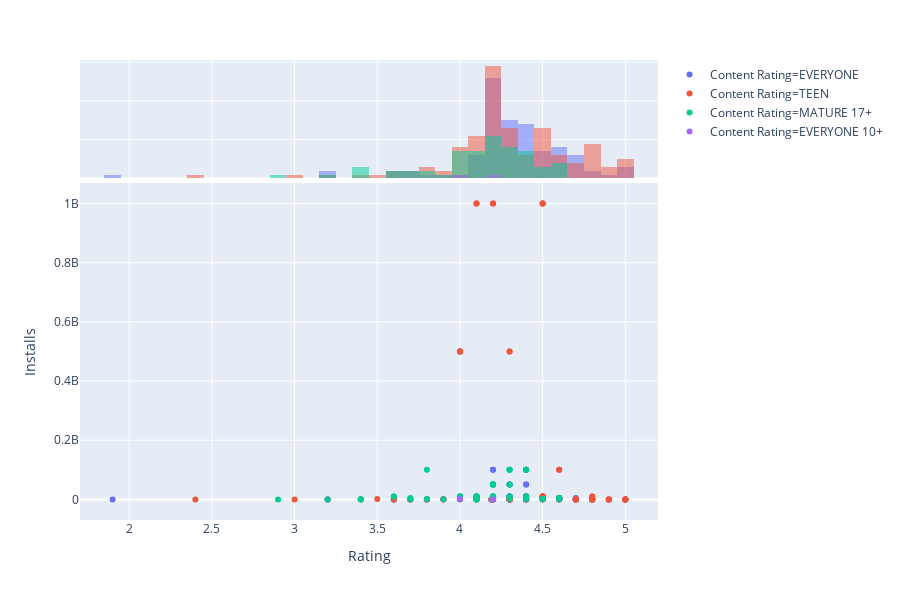

The cell this chart's notebook holds for it:
### Code cell
import plotly_express as px
new_data = df_t.query("Category == 'SOCIAL'")
px.scatter(new_data,x = "Rating",y = "Installs",hover_name='App',hover_data=['Genres'],marginal_x = "histogram",color = 'Content Rating')

### Figure 1 — Plotly figure (JSON) as saved in the notebook; plotly's stock layout.template omitted (floating-point values rounded to 4 significant figures)
{"data": [{"customdata": [["SOCIAL"], ["SOCIAL"], ["SOCIAL"], ["SOCIAL"], ["SOCIAL"], ["SOCIAL"], ["SOCIAL"], ["SOCIAL"], ["SOCIAL"], ["SOCIAL"], ["SOCIAL"], ["SOCIAL"], ["SOCIAL"], ["SOCIAL"], ["SOCIAL"], ["SOCIAL"], ["SOCIAL"], ["SOCIAL"], ["SOCIAL"], ["SOCIAL"], ["SOCIAL"], ["SOCIAL"], ["SOCIAL"], ["SOCIAL"], ["SOCIAL"], ["SOCIAL"], ["SOCIAL"], ["SOCIAL"], ["SOCIAL"], ["SOCIAL"], ["SOCIAL"], ["SOCIAL"], ["SOCIAL"], ["SOCIAL"], ["SOCIAL"], ["SOCIAL"], ["SOCIAL"], ["SOCIAL"], ["SOCIAL"], ["SOCIAL"], ["SOCIAL"], ["SOCIAL"], ["SOCIAL"], ["SOCIAL"], ["SOCIAL"], ["SOCIAL"], ["SOCIAL"], ["SOCIAL"], ["SOCIAL"], ["SOCIAL"], ["SOCIAL"], ["SOCIAL"], ["SOCIAL"], ["SOCIAL"], ["SOCIAL"], ["SOCIAL"], ["SOCIAL"], ["SOCIAL"], ["SOCIAL"], ["SOCIAL"], ["SOCIAL"], ["SOCIAL"], ["SOCIAL"], ["SOCIAL"], ["SOCIAL"], ["SOCIAL"], ["SOCIAL"], ["SOCIAL"], ["SOCIAL"], ["SOCIAL"], ["SOCIAL"], ["SOCIAL"], ["SOCIAL"], ["SOCIAL"], ["SOCIAL"], ["SOCIAL"], ["SOCIAL"], ["SOCIAL"], ["SOCIAL"], ["SOCIAL"], ["SOCIAL"], ["SOCIAL"], ["SOCIAL"], ["SOCIAL"], ["SOCIAL"], ["SOCIAL"], ["SOCIAL"], ["SOCIAL"], ["SOCIAL"], ["SOCIAL"], ["SOCIAL"], ["SOCIAL"], ["SOCIAL"], ["SOCIAL"], ["SOCIAL"], ["SOCIAL"], ["SOCIAL"], ["SOCIAL"]], "hoverlabel": {"namelength": 0}, "hovertemplate": "<b>%{hovertext}</b><br><br>Content Rating=EVERYONE<br>Rating=%{x}<br>Installs=%{y}<br>Genres=%{customdata[0]}", "hovertext": ["CJ GOSPEL HOUR", "CB HEROES", "ICARD BD PLUS", "BR BROWSER", "DR. B.R.AMBEDKAR", "BGKONTAKTI VIENNA BG KONTAKTI", "FAME BOOM FOR REAL FOLLOWERS, LIKES", "V BUCKS PROTIPS NEW", "INSTANT DP DOWNLOADER FOR INSTAGRAM", "BG LINKED (BGLINKED)", "DR B R AMBEDKAR (JAI BHIM)", "FR DAOUD LAMEI", "LOVE STICKER", "DAILY MURLI SAAR WIDGET", "WHO VIEWED MY FACEBOOK PROFILE - STALKERS VISITORS", "WHO VIEWED MY FACEBOOK PROFILE - STALKERS VISITORS", "HIDE SOMETHING - PHOTO, VIDEO", "💘 WHATSLOV: SMILEYS OF LOVE, STICKERS AND GIF", "SNAAPPY – 3D FUN AR CORE COMMUNICATION PLATFORM", "QEEK FOR INSTAGRAM - ZOOM PROFILE INSTA DP", "DP AND STATUS FOR WHATSAPP 2018", "FAMILY GPS TRACKER KIDCONTROL + GPS BY SMS LOCATOR", "FREE PHONE CALLS, FREE TEXTING SMS ON FREE NUMBER", "FREE PHONE CALLS, FREE TEXTING SMS ON FREE NUMBER", "+DOWNLOAD 4 INSTAGRAM TWITTER", "LEGEND - ANIMATE TEXT IN VIDEO", "GREETING CARDS & WISHES", "FOLLOWMETER FOR INSTAGRAM", "ZELLO PTT WALKIE TALKIE", "ZELLO PTT WALKIE TALKIE", "FAKE CHAT (DIRECT MESSAGE)", "WEB BROWSER & FAST EXPLORER", "MESSAGES, TEXT AND VIDEO CHAT FOR MESSENGER", "THE MESSENGER APP", "MESSAGES, TEXT AND VIDEO CHAT FOR MESSENGER", "TEXTNOW - FREE TEXT + CALLS", "DP DISPLAY PICTURES LIFE QUOTES MOTIVATIONAL GM", "WEB BROWSER ( FAST & SECURE WEB EXPLORER)", "ALARM.FO – CHOOSE YOUR INFO", "MESSENGER PRO", "THE VIDEO MESSENGER APP", "PROFILE PICTURES AND DP FOR WHATSAPP", "HASHTAGS FOR LIKES.CO", "DP FOR WHATSAPP", "MESSENGER MESSENGER", "GOLDEN TELEGRAM", "TEXT ME: TEXT FREE, CALL FREE, SECOND PHONE NUMBER", "TEXT FREE - FREE TEXT + CALL", "TEXT FREE - FREE TEXT + CALL", "PHONE TRACKER : FAMILY LOCATOR", "PHONE TRACKER : FAMILY LOCATOR", "LOVE IMAGES", "SOCIAL NETWORK ALL IN ONE 2018", "OOVOO VIDEO CALLS, MESSAGING & STORIES", "OOVOO VIDEO CALLS, MESSAGING & STORIES", "STICKERS FOR FACEBOOK", "TEXT FREE: WIFI CALLING APP", "TEXT FREE: WIFI CALLING APP", "DV STATISTICS", "BANJO", "FIND MY FRIENDS", "ALL SOCIAL NETWORKS", "ALL SOCIAL NETWORKS", "WHATSFAKE PRO (AD FREE)", "LINKEDIN", "LINKEDIN", "MEDIA SOSIAL TNI AU", "BGKONTAKTI LONDON BG KONTAKTI", "DOWNLOADER PLUS FOR FB", "SIGNáLY.CZ", "BGKONTAKTI BAYERN BG KONTAKTI", "NEWS DZ", "DISCíPULOS EM BH", "ALUMNI BJ", "NOTICIAS DF", "FRASES CRISTIANAS DE ESPERANZA Y FE", "C.P. CERVANTES (TOBARRA)", "DW STREAMING", "EG WAY LIFE", "REISEDEALZ.EU", "REJOIN YOUR EX", "AMLEEN EY", "MESSENGER", "DP FOR FACEBOOK", "PINK COLOR FOR FACEBOOK", "TEXTPLUS: FREE TEXT & CALLS", "TEXTPLUS: FREE TEXT & CALLS", "MAGICAPP CALLING & MESSAGING", "COUPLE - RELATIONSHIP APP", "BLOGLOVIN'", "CG DISTRICTS", "MESSAGE AI - WRITE BETTER MESSAGES (FREE)", "TN E SEVAI TN EB BILL PATTA CITTA EC BIRTH ALL HUB", "AU PAIR", "CHECK YOUR VISITORS ON FB ?", "DM STORAGE (FOR TWITTER)", "W-HISTORY STANDALONE", "BR CHAT BOT"], "legendgroup": "Content Rating=EVERYONE", "marker": {"color": "#636efa", "symbol": "circle"}, "mode": "markers", "name": "Content Rating=EVERYONE", "showlegend": true, "type": "scatter", "x": ["5.0", "5.0", "5.0", "4.9", "4.8", "4.8", "4.7", "4.7", "4.7", "4.7", "4.7", "4.7", "4.6", "4.6", "4.6", "4.6", "4.6", "4.6", "4.6", "4.6", "4.5", "4.5", "4.5", "4.5", "4.5", "4.5", "4.5", "4.4", "4.4", "4.4", "4.4", "4.4", "4.4", "4.4", "4.4", "4.4", "4.4", "4.4", "4.4", "4.4", "4.4", "4.3", "4.3", "4.3", "4.3", "4.3", "4.3", "4.3", "4.3", "4.3", "4.3", "4.3", "4.3", "4.3", "4.3", "4.3", "4.2", "4.2", "4.2", "4.2", "4.2", "4.2", "4.2", "4.2", "4.2", "4.2", "4.19175742045698", "4.19175742045698", "4.19175742045698", "4.19175742045698", "4.19175742045698", "4.19175742045698", "4.19175742045698", "4.19175742045698", "4.19175742045698", "4.19175742045698", "4.19175742045698", "4.19175742045698", "4.19175742045698", "4.19175742045698", "4.19175742045698", "4.19175742045698", "4.1", "4.1", "4.1", "4.1", "4.1", "4.1", "4.0", "3.9", "3.8", "3.7", "3.7", "3.6", "3.6", "3.2", "3.2", "1.9"], "xaxis": "x", "y": [100, 5, 500, 500, 100000, 1000, 5000000, 1000, 5000, 1000, 100000, 100000, 1000000, 10000, 5000000, 5000000, 5000000, 1000000, 1000000, 500000, 100000, 1000000, 10000000, 10000000, 1000000, 10000000, 500000, 1000000, 50000000, 50000000, 500000, 5000000, 10000000, 1000000, 10000000, 10000000, 5000, 500000, 1000, 1000000, 100000, 5000, 50000, 5000, 10000000, 50000, 10000000, 10000000, 10000000, 10000000, 10000000, 1000000, 100000, 50000000, 50000000, 1000000, 5000000, 5000000, 100, 1000000, 10000000, 1000000, 1000000, 5000, 100000000, 100000000, 1000, 500, 500, 1000, 1000, 10, 100, 100, 1000, 100, 5, 1000, 50, 10, 100, 1, 10000000, 5000, 500000, 10000000, 10000000, 10000000, 1000000, 500000, 1000, 100, 5000, 10000, 5000, 100, 1000, 1000], "yaxis": "y"}, {"alignmentgroup": "True", "bingroup": "x", "hoverlabel": {"namelength": 0}, "hovertemplate": "Content Rating=EVERYONE<br>Rating=%{x}<br>count=%{y}", "legendgroup": "Content Rating=EVERYONE", "marker": {"color": "#636efa"}, "name": "Content Rating=EVERYONE", "offsetgroup": "Content Rating=EVERYONE", "opacity": 0.5, "showlegend": false, "type": "histogram", "x": ["5.0", "5.0", "5.0", "4.9", "4.8", "4.8", "4.7", "4.7", "4.7", "4.7", "4.7", "4.7", "4.6", "4.6", "4.6", "4.6", "4.6", "4.6", "4.6", "4.6", "4.5", "4.5", "4.5", "4.5", "4.5", "4.5", "4.5", "4.4", "4.4", "4.4", "4.4", "4.4", "4.4", "4.4", "4.4", "4.4", "4.4", "4.4", "4.4", "4.4", "4.4", "4.3", "4.3", "4.3", "4.3", "4.3", "4.3", "4.3", "4.3", "4.3", "4.3", "4.3", "4.3", "4.3", "4.3", "4.3", "4.2", "4.2", "4.2", "4.2", "4.2", "4.2", "4.2", "4.2", "4.2", "4.2", "4.19175742045698", "4.19175742045698", "4.19175742045698", "4.19175742045698", "4.19175742045698", "4.19175742045698", "4.19175742045698", "4.19175742045698", "4.19175742045698", "4.19175742045698", "4.19175742045698", "4.19175742045698", "4.19175742045698", "4.19175742045698", "4.19175742045698", "4.19175742045698", "4.1", "4.1", "4.1", "4.1", "4.1", "4.1", "4.0", "3.9", "3.8", "3.7", "3.7", "3.6", "3.6", "3.2", "3.2", "1.9"], "xaxis": "x2", "yaxis": "y2"}, {"customdata": [["SOCIAL"], ["SOCIAL"], ["SOCIAL"], ["SOCIAL"], ["SOCIAL"], ["SOCIAL"], ["SOCIAL"], ["SOCIAL"], ["SOCIAL"], ["SOCIAL"], ["SOCIAL"], ["SOCIAL"], ["SOCIAL"], ["SOCIAL"], ["SOCIAL"], ["SOCIAL"], ["SOCIAL"], ["SOCIAL"], ["SOCIAL"], ["SOCIAL"], ["SOCIAL"], ["SOCIAL"], ["SOCIAL"], ["SOCIAL"], ["SOCIAL"], ["SOCIAL"], ["SOCIAL"], ["SOCIAL"], ["SOCIAL"], ["SOCIAL"], ["SOCIAL"], ["SOCIAL"], ["SOCIAL"], ["SOCIAL"], ["SOCIAL"], ["SOCIAL"], ["SOCIAL"], ["SOCIAL"], ["SOCIAL"], ["SOCIAL"], ["SOCIAL"], ["SOCIAL"], ["SOCIAL"], ["SOCIAL"], ["SOCIAL"], ["SOCIAL"], ["SOCIAL"], ["SOCIAL"], ["SOCIAL"], ["SOCIAL"], ["SOCIAL"], ["SOCIAL"], ["SOCIAL"], ["SOCIAL"], ["SOCIAL"], ["SOCIAL"], ["SOCIAL"], ["SOCIAL"], ["SOCIAL"], ["SOCIAL"], ["SOCIAL"], ["SOCIAL"], ["SOCIAL"], ["SOCIAL"], ["SOCIAL"], ["SOCIAL"], ["SOCIAL"], ["SOCIAL"], ["SOCIAL"], ["SOCIAL"], ["SOCIAL"], ["SOCIAL"], ["SOCIAL"], ["SOCIAL"], ["SOCIAL"], ["SOCIAL"], ["SOCIAL"], ["SOCIAL"], ["SOCIAL"], ["SOCIAL"], ["SOCIAL"], ["SOCIAL"], ["SOCIAL"], ["SOCIAL"], ["SOCIAL"], ["SOCIAL"], ["SOCIAL"], ["SOCIAL"], ["SOCIAL"], ["SOCIAL"], ["SOCIAL"], ["SOCIAL"], ["SOCIAL"], ["SOCIAL"], ["SOCIAL"], ["SOCIAL"], ["SOCIAL"], ["SOCIAL"], ["SOCIAL"], ["SOCIAL"], ["SOCIAL"], ["SOCIAL"], ["SOCIAL"], ["SOCIAL"], ["SOCIAL"], ["SOCIAL"], ["SOCIAL"], ["SOCIAL"], ["SOCIAL"], ["SOCIAL"], ["SOCIAL"], ["SOCIAL"], ["SOCIAL"], ["SOCIAL"], ["SOCIAL"], ["SOCIAL"], ["SOCIAL"], ["SOCIAL"], ["SOCIAL"], ["SOCIAL"], ["SOCIAL"]], "hoverlabel": {"namelength": 0}, "hovertemplate": "<b>%{hovertext}</b><br><br>Content Rating=TEEN<br>Rating=%{x}<br>Installs=%{y}<br>Genres=%{customdata[0]}", "hovertext": ["ETERNAL LIGHT AG", "UP EB BILL PAYMENT & DETAILS", "MOVEMENT BE", "DN BLOG", "HUM EK HAIN 2.02", "EXO-L AMINO FOR EXO FANS", "EDDSWORLD AMINO", "DC COMICS AMINO", "EQUESTRIA AMINO FOR MLP", "EK MARATHA", "DK MURALI", "UNDERTALE AU AMINO", "TN PATTA /CHITTA /EC NEW", "ANIME ET MANGA AMINO EN FRANçAIS", "KPOP AMINO FOR K-POP ENTERTAINMENT", "AMINO: COMMUNITIES AND CHATS", "AMINO: COMMUNITIES AND CHATS", "BK TRAFFIC CONTROL CUM CHART", "JAMAA AMINO FOR ANIMAL JAM", "PROFILE TRACKER - WHO VIEWED MY FACEBOOK PROFILE", "JOIN R, COMMUNITY ENGAGEMENT", "TELEGRAM X", "TELEGRAM X", "PINTEREST", "PINTEREST", "KDRAMA AMINO FOR K-DRAMA FANS", "BLACK SOCIAL", "FCB CONNECT - FC BARCELONA", "INSTAGRAM", "INSTAGRAM", "INSTAGRAM", "WE HEART IT", "WE HEART IT", "LIVEME - VIDEO CHAT, NEW FRIENDS, AND MAKE MONEY", "LIVEME - VIDEO CHAT, NEW FRIENDS, AND MAKE MONEY", "FRIENDLY FOR FACEBOOK", "QUORA", "QUORA", "VIDSTATUS APP - STATUS VIDEOS & STATUS DOWNLOADER", "MOMENT", "TIK TOK - INCLUDING MUSICAL.LY", "KATE MOBILE FOR VK", "BIGO LIVE - LIVE STREAM", "STICKERS FOR IMO, FB, WHATSAPP", "PATH", "SHARE G - IMAGES SHARING - WALLPAPERS APP", "PHOENIX - FACEBOOK & MESSENGER", "SWIFT FOR FACEBOOK LITE", "VMATE LITE - FUNNY SHORT VIDEOS SOCIAL NETWORK", "FACEBOOK LITE", "FACEBOOK LITE", "CP DIALER", "FREE MESSAGES, VIDEO, CHAT,TEXT FOR MESSENGER PLUS", "WISHBONE - COMPARE ANYTHING", "NEXTDOOR - LOCAL NEIGHBORHOOD NEWS & CLASSIFIEDS", "NEXTDOOR - LOCAL NEIGHBORHOOD NEWS & CLASSIFIEDS", "GIRLTALK.DK", "FASTER FOR FACEBOOK LITE", "U-REPORT", "BEST DP AND STATUS", "MEETUP", "MEETUP", "GOOGLE+", "GOOGLE+", "FACEBOOK LOCAL", "FACEBOOK CREATOR", "FUTURENET YOUR SOCIAL APP", "SABKA MALIK EK SAI", "FASTER SOCIAL FOR FACEBOOK", "DF BUGMENOT", "TNEB BILL ONLINE PAYMENT (TAMIL)", "TN EC ONLINE NEW", "NARUTO & BORUTO FR", "DIGI-TV.CH", "COUPE ADHéMAR EY 2017", "STUDENTS.CH", "I-SHARE AF/KLM (AFKL ISHARE)", "BA 3 BANJARMASIN", "FB ADVANCED SEARCH", "H LETTER IMAGES", "MYJOB@BM", "EO RAIPUR", "AK PARTI YARDıM TOPLAMA", "BH CONNECT", "BM-EVENTS", "PEKALONGAN CJ", "OTTO DM", "QURAN-DZ", "EVASION.BZ", "FACEBOOK", "FACEBOOK", "STREAM - LIVE VIDEO COMMUNITY", "EZ VIDEO DOWNLOAD FOR FACEBOOK", "YOUNOW: LIVE STREAM VIDEO CHAT", "MINI FOR FACEBOOK LITE", "YAY - TBH", "WHISPER", "MIRRATIV: LIVE STREAM ANY APP", "TIMEHOP", "INSTACHAT 😜", "WHAT U SEE", "UCIC- VIDEOS AND PHOTOS ON DEMAND", "SNAPCHAT", "SNAPCHAT", "SNAPCHAT", "SNAPCHAT", "PUFFIN FOR FACEBOOK", "MB NOTIFICATIONS FOR FB (FREE)", "FUNNY IMAGE COMMENTS FOR FB", "VERDAD O RETO", "BT COMMUNICATOR", "LITE MESSENGER FOR FACEBOOK LITE", "DM FOR IG 😘 - IMAGE & VIDEO SAVER FOR INSTAGRAM", "BLOGAWAY FOR ANDROID (BLOGGER)", "EUROPEAN SOLIDARITY CORPS", "TWITCASTING LIVE", "BOO! - NEXT GENERATION MESSENGER", "AUTO DM FOR TWITTER 🔥", "MALI J", "ECHALLAN ANDHRA PRADESH (AP)", "DB EVENT APP"], "legendgroup": "Content Rating=TEEN", "marker": {"color": "#EF553B", "symbol": "circle"}, "mode": "markers", "name": "Content Rating=TEEN", "showlegend": true, "type": "scatter", "x": ["5.0", "5.0", "5.0", "5.0", "5.0", "4.9", "4.9", "4.9", "4.8", "4.8", "4.8", "4.8", "4.8", "4.8", "4.8", "4.8", "4.8", "4.7", "4.7", "4.7", "4.7", "4.6", "4.6", "4.6", "4.6", "4.6", "4.6", "4.5", "4.5", "4.5", "4.5", "4.5", "4.5", "4.5", "4.5", "4.5", "4.5", "4.5", "4.5", "4.5", "4.4", "4.4", "4.4", "4.4", "4.4", "4.4", "4.3", "4.3", "4.3", "4.3", "4.3", "4.3", "4.3", "4.3", "4.3", "4.3", "4.3", "4.3", "4.3", "4.2", "4.2", "4.2", "4.2", "4.2", "4.2", "4.2", "4.2", "4.2", "4.2", "4.19175742045698", "4.19175742045698", "4.19175742045698", "4.19175742045698", "4.19175742045698", "4.19175742045698", "4.19175742045698", "4.19175742045698", "4.19175742045698", "4.19175742045698", "4.19175742045698", "4.19175742045698", "4.19175742045698", "4.19175742045698", "4.19175742045698", "4.19175742045698", "4.19175742045698", "4.19175742045698", "4.19175742045698", "4.1", "4.1", "4.1", "4.1", "4.1", "4.1", "4.1", "4.1", "4.1", "4.1", "4.1", "4.0", "4.0", "4.0", "4.0", "4.0", "4.0", "4.0", "4.0", "3.9", "3.9", "3.8", "3.8", "3.8", "3.7", "3.7", "3.6", "3.6", "3.5", "3.4", "3.2", "3.0", "2.4"], "xaxis": "x", "y": [100, 50, 100, 10, 10, 50000, 10000, 1000, 50000, 10000, 500, 50000, 100, 50000, 100000, 10000000, 10000000, 10000, 10000, 500000, 1000, 5000000, 5000000, 100000000, 100000000, 100000, 1000, 50000, 1000000000, 1000000000, 1000000000, 10000000, 10000000, 10000000, 10000000, 1000000, 10000000, 10000000, 5000000, 1000000, 100000000, 10000000, 100000000, 10000, 10000000, 10000, 100000, 500000, 1000000, 500000000, 500000000, 50000, 1000000, 1000000, 5000000, 5000000, 100, 1000000, 10000, 10000, 5000000, 5000000, 1000000000, 1000000000, 1000000, 1000000, 100000, 1000, 100000, 500, 5000, 1000, 100, 10000, 50, 1000, 100, 10, 50, 1000, 100, 10, 0, 1, 10, 0, 10, 10, 100, 1000000000, 1000000000, 500000, 1000000, 10000000, 10000, 100000, 5000000, 500000, 5000000, 5000000, 100000, 100000, 500000000, 500000000, 500000000, 500000000, 500000, 100000, 5000, 500000, 10000, 10000, 5000, 100000, 1000, 1000000, 1000000, 1000, 10000, 1000, 5000], "yaxis": "y"}, {"alignmentgroup": "True", "bingroup": "x", "hoverlabel": {"namelength": 0}, "hovertemplate": "Content Rating=TEEN<br>Rating=%{x}<br>count=%{y}", "legendgroup": "Content Rating=TEEN", "marker": {"color": "#EF553B"}, "name": "Content Rating=TEEN", "offsetgroup": "Content Rating=TEEN", "opacity": 0.5, "showlegend": false, "type": "histogram", "x": ["5.0", "5.0", "5.0", "5.0", "5.0", "4.9", "4.9", "4.9", "4.8", "4.8", "4.8", "4.8", "4.8", "4.8", "4.8", "4.8", "4.8", "4.7", "4.7", "4.7", "4.7", "4.6", "4.6", "4.6", "4.6", "4.6", "4.6", "4.5", "4.5", "4.5", "4.5", "4.5", "4.5", "4.5", "4.5", "4.5", "4.5", "4.5", "4.5", "4.5", "4.4", "4.4", "4.4", "4.4", "4.4", "4.4", "4.3", "4.3", "4.3", "4.3", "4.3", "4.3", "4.3", "4.3", "4.3", "4.3", "4.3", "4.3", "4.3", "4.2", "4.2", "4.2", "4.2", "4.2", "4.2", "4.2", "4.2", "4.2", "4.2", "4.19175742045698", "4.19175742045698", "4.19175742045698", "4.19175742045698", "4.19175742045698", "4.19175742045698", "4.19175742045698", "4.19175742045698", "4.19175742045698", "4.19175742045698", "4.19175742045698", "4.19175742045698", "4.19175742045698", "4.19175742045698", "4.19175742045698", "4.19175742045698", "4.19175742045698", "4.19175742045698", "4.19175742045698", "4.1", "4.1", "4.1", "4.1", "4.1", "4.1", "4.1", "4.1", "4.1", "4.1", "4.1", "4.0", "4.0", "4.0", "4.0", "4.0", "4.0", "4.0", "4.0", "3.9", "3.9", "3.8", "3.8", "3.8", "3.7", "3.7", "3.6", "3.6", "3.5", "3.4", "3.2", "3.0", "2.4"], "xaxis": "x2", "yaxis": "y2"}, {"customdata": [["SOCIAL"], ["SOCIAL"], ["SOCIAL"], ["SOCIAL"], ["SOCIAL"], ["SOCIAL"], ["SOCIAL"], ["SOCIAL"], ["SOCIAL"], ["SOCIAL"], ["SOCIAL"], ["SOCIAL"], ["SOCIAL"], ["SOCIAL"], ["SOCIAL"], ["SOCIAL"], ["SOCIAL"], ["SOCIAL"], ["SOCIAL"], ["SOCIAL"], ["SOCIAL"], ["SOCIAL"], ["SOCIAL"], ["SOCIAL"], ["SOCIAL"], ["SOCIAL"], ["SOCIAL"], ["SOCIAL"], ["SOCIAL"], ["SOCIAL"], ["SOCIAL"], ["SOCIAL"], ["SOCIAL"], ["SOCIAL"], ["SOCIAL"], ["SOCIAL"], ["SOCIAL"], ["SOCIAL"], ["SOCIAL"], ["SOCIAL"], ["SOCIAL"], ["SOCIAL"], ["SOCIAL"], ["SOCIAL"], ["SOCIAL"], ["SOCIAL"], ["SOCIAL"], ["SOCIAL"], ["SOCIAL"], ["SOCIAL"], ["SOCIAL"], ["SOCIAL"], ["SOCIAL"], ["SOCIAL"], ["SOCIAL"], ["SOCIAL"], ["SOCIAL"], ["SOCIAL"], ["SOCIAL"]], "hoverlabel": {"namelength": 0}, "hovertemplate": "<b>%{hovertext}</b><br><br>Content Rating=MATURE 17+<br>Rating=%{x}<br>Installs=%{y}<br>Genres=%{customdata[0]}", "hovertext": ["SPARK - LIVE RANDOM VIDEO CHAT & MEET NEW PEOPLE", "MEET – TALK TO STRANGERS USING RANDOM VIDEO CHAT", "MEET U - GET FRIENDS FOR SNAPCHAT, KIK & INSTAGRAM", "HOLLA LIVE: MEET NEW PEOPLE VIA RANDOM VIDEO CHAT", "JODEL - THE HYPERLOCAL APP", "U LIVE – VIDEO CHAT & STREAM", "LESBIAN CHAT & DATING - SPICY", "JAUMO DATING, FLIRT & LIVE VIDEO", "FUNFORMOBILE RINGTONES & CHAT", "MICO- STRANGER CHAT RANDOM VIDEO CHAT, LIVE, MEET", "GUYZ - GAY CHAT & GAY DATING", "TUMBLR", "TUMBLR", "TUMBLR", "TANGO - LIVE VIDEO BROADCAST", "BADOO - FREE CHAT & DATING APP", "BADOO - FREE CHAT & DATING APP", "DATING APP, FLIRT & CHAT : W-MATCH", "DATING APP, FLIRT & CHAT : W-MATCH", "FIESTA BY TANGO - FIND, MEET AND MAKE NEW FRIENDS", "SKOUT - MEET, CHAT, GO LIVE", "SKOUT - MEET, CHAT, GO LIVE", "PIXIV", "WAPLOG - FREE CHAT, DATING APP, MEET SINGLES", "SAYHI CHAT, MEET NEW PEOPLE", "SAYHI CHAT, MEET NEW PEOPLE", "MEETME: CHAT & MEET NEW PEOPLE", "MEETME: CHAT & MEET NEW PEOPLE", "MEETME: CHAT & MEET NEW PEOPLE", "POF FREE DATING APP", "POF FREE DATING APP", "POF FREE DATING APP", "ZDRAVEI.BG", "SEE U - RANDOM VIDEO CHAT, VIDEO CHAT", "TAGGED - MEET, CHAT & DATING", "TAGGED - MEET, CHAT & DATING", "TAPATALK - 100,000+ FORUMS", "TAPATALK - 100,000+ FORUMS", "BT DATING -FIND YOUR MATCH, HELP CUPID, BE SOCIAL", "B-MESSENGER VIDEO CHAT", "FRIM: GET NEW FRIENDS ON LOCAL CHAT ROOMS", "LOVOO", "PERISCOPE - LIVE VIDEO", "PERISCOPE - LIVE VIDEO", "PERISCOPE - LIVE VIDEO", "PATOOK - MAKE PLATONIC FRIENDS", "HORNET - GAY SOCIAL NETWORK", "DADDYHUNT: GAY DATING", "VK", "FRONTBACK - SOCIAL PHOTOS", "DATING.DK", "BLOGGER", "GRINDR - GAY CHAT", "HTC SOCIAL PLUGIN - FACEBOOK", "CHAT FOR STRANGERS - VIDEO CHAT", "UNLIMITED GROUP LINKS - WHATSAPP, FB, TELEGRAM", "GAYVOX - GAY LESBIAN BI DATING", "RANDE.CZ", "DM ME - CHAT"], "legendgroup": "Content Rating=MATURE 17+", "marker": {"color": "#00cc96", "symbol": "circle"}, "mode": "markers", "name": "Content Rating=MATURE 17+", "showlegend": true, "type": "scatter", "x": ["4.6", "4.6", "4.6", "4.6", "4.5", "4.5", "4.5", "4.4", "4.4", "4.4", "4.4", "4.4", "4.4", "4.4", "4.3", "4.3", "4.3", "4.3", "4.3", "4.3", "4.3", "4.3", "4.2", "4.2", "4.2", "4.2", "4.2", "4.2", "4.2", "4.2", "4.2", "4.2", "4.19175742045698", "4.1", "4.1", "4.1", "4.1", "4.1", "4.1", "4.1", "4.0", "4.0", "4.0", "4.0", "4.0", "4.0", "4.0", "3.9", "3.8", "3.8", "3.7", "3.7", "3.6", "3.6", "3.4", "3.4", "3.4", "3.2", "2.9"], "xaxis": "x", "y": [5000000, 5000000, 100000, 5000000, 1000000, 1000000, 1000000, 10000000, 5000000, 10000000, 1000000, 100000000, 100000000, 100000000, 100000000, 100000000, 100000000, 10000000, 10000000, 1000000, 50000000, 50000000, 1000000, 10000000, 10000000, 10000000, 50000000, 50000000, 50000000, 50000000, 50000000, 50000000, 1000, 100000, 10000000, 10000000, 10000000, 10000000, 50000, 1000000, 5000000, 10000000, 10000000, 10000000, 10000000, 100000, 5000000, 500000, 100000000, 1000000, 100000, 5000000, 10000000, 10000000, 100000, 10000, 500000, 50000, 10000], "yaxis": "y"}, {"alignmentgroup": "True", "bingroup": "x", "hoverlabel": {"namelength": 0}, "hovertemplate": "Content Rating=MATURE 17+<br>Rating=%{x}<br>count=%{y}", "legendgroup": "Content Rating=MATURE 17+", "marker": {"color": "#00cc96"}, "name": "Content Rating=MATURE 17+", "offsetgroup": "Content Rating=MATURE 17+", "opacity": 0.5, "showlegend": false, "type": "histogram", "x": ["4.6", "4.6", "4.6", "4.6", "4.5", "4.5", "4.5", "4.4", "4.4", "4.4", "4.4", "4.4", "4.4", "4.4", "4.3", "4.3", "4.3", "4.3", "4.3", "4.3", "4.3", "4.3", "4.2", "4.2", "4.2", "4.2", "4.2", "4.2", "4.2", "4.2", "4.2", "4.2", "4.19175742045698", "4.1", "4.1", "4.1", "4.1", "4.1", "4.1", "4.1", "4.0", "4.0", "4.0", "4.0", "4.0", "4.0", "4.0", "3.9", "3.8", "3.8", "3.7", "3.7", "3.6", "3.6", "3.4", "3.4", "3.4", "3.2", "2.9"], "xaxis": "x2", "yaxis": "y2"}, {"customdata": [["SOCIAL"], ["SOCIAL"]], "hoverlabel": {"namelength": 0}, "hovertemplate": "<b>%{hovertext}</b><br><br>Content Rating=EVERYONE 10+<br>Rating=%{x}<br>Installs=%{y}<br>Genres=%{customdata[0]}", "hovertext": ["CYPRUS POLICE", "MOBILEPATROL PUBLIC SAFETY APP"], "legendgroup": "Content Rating=EVERYONE 10+", "marker": {"color": "#ab63fa", "symbol": "circle"}, "mode": "markers", "name": "Content Rating=EVERYONE 10+", "showlegend": true, "type": "scatter", "x": ["4.2", "4.0"], "xaxis": "x", "y": [10000, 1000000], "yaxis": "y"}, {"alignmentgroup": "True", "bingroup": "x", "hoverlabel": {"namelength": 0}, "hovertemplate": "Content Rating=EVERYONE 10+<br>Rating=%{x}<br>count=%{y}", "legendgroup": "Content Rating=EVERYONE 10+", "marker": {"color": "#ab63fa"}, "name": "Content Rating=EVERYONE 10+", "offsetgroup": "Content Rating=EVERYONE 10+", "opacity": 0.5, "showlegend": false, "type": "histogram", "x": ["4.2", "4.0"], "xaxis": "x2", "yaxis": "y2"}], "layout": {"barmode": "overlay", "height": 600, "legend": {"tracegroupgap": 0}, "margin": {"t": 60}, "xaxis": {"anchor": "y", "domain": [0, 1], "title": {"text": "Rating"}}, "xaxis2": {"anchor": "y2", "domain": [0, 1], "matches": "x", "showgrid": true, "showticklabels": false}, "yaxis": {"anchor": "x", "domain": [0, 0.7326], "title": {"text": "Installs"}}, "yaxis2": {"anchor": "x2", "domain": [0.7426, 1], "matches": "y2", "showgrid": true, "showline": false, "showticklabels": false, "ticks": ""}}}
